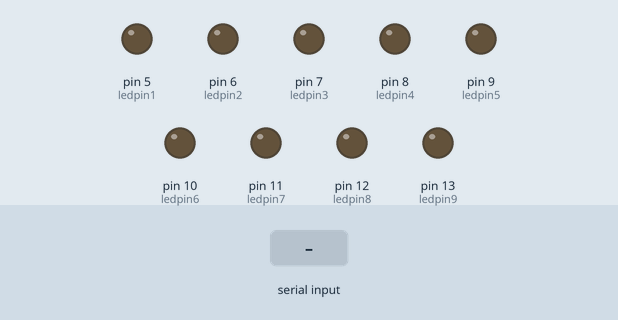
Simulated run of this sketch. Board: Arduino Uno, built with avr-gcc and run on an emulated ATmega328P. On the bench: output pins drawn as LEDs (lit = HIGH). The test bench sets the inputs (shaded band).

Above: at 1.2 s.
1.3 s: "1" received over the second serial link
At 2.2 s:
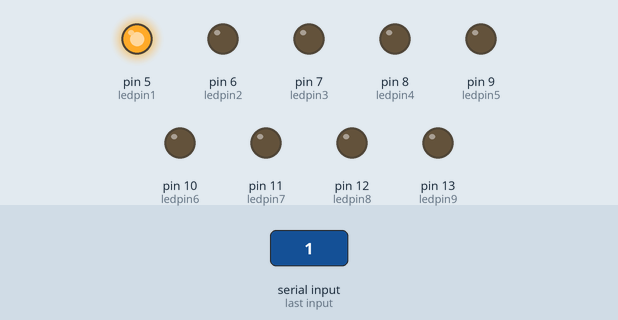
4.3 s: "2" received over the second serial link
At 5.7 s:
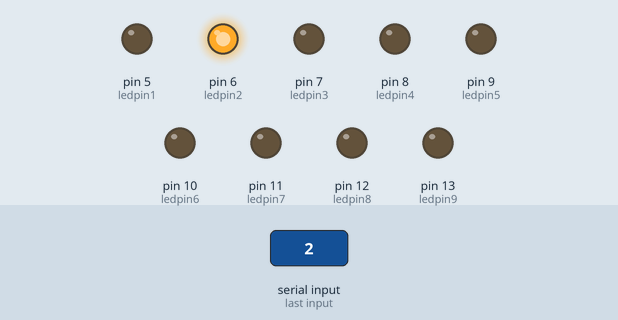
7.3 s: "3" received over the second serial link
At 8.0 s:
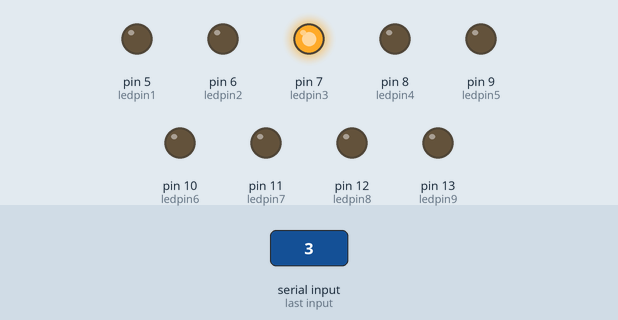
10.3 s: "4" received over the second serial link
At 11.5 s:
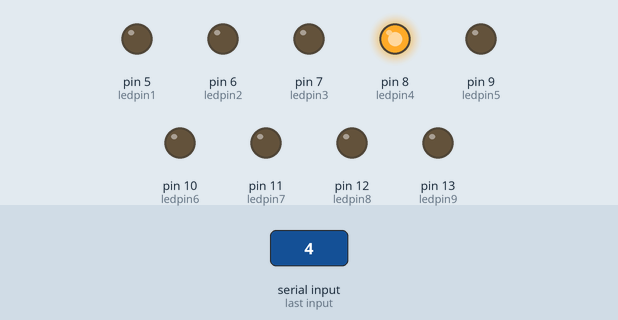
13.3 s: "5" received over the second serial link
At 13.8 s:
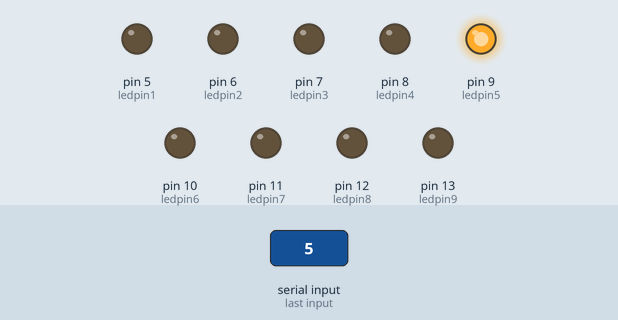
16.3 s: "6" received over the second serial link
At 17.3 s:
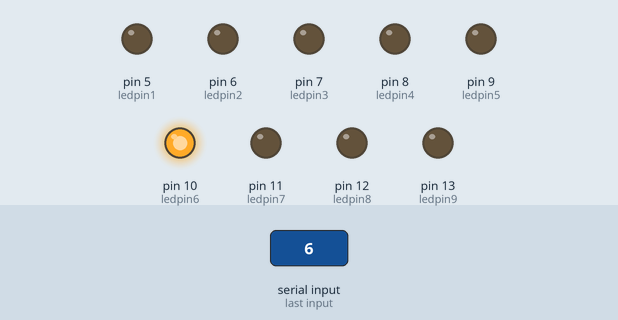
Timing chart, 0 to 19.8 s (numbered marks = the images above; inputs shaded):
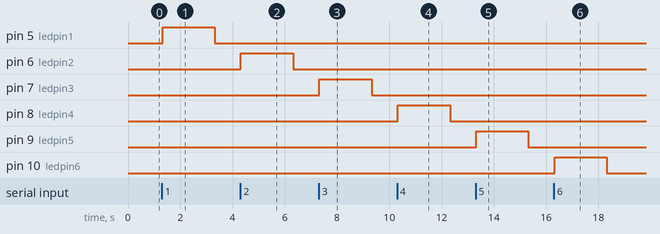

The sketch:

v2.ino
```cpp
#include <SoftwareSerial.h>
SoftwareSerial BT(3, 4);
char val;         // value to receieve data from the serial port
int ledpin1 = 5;  // red LED
int ledpin2 = 6;  // green LED
int ledpin3 = 7;  // blue LED
int ledpin4 = 8;  // yellow LED
int ledpin5 = 9;  // white LED
int ledpin6 = 10; // purple LED
int ledpin7 = 11; // orange LED
int ledpin8 = 12; // pink LED
int ledpin9 = 13; // cyan LED

void setup()
{
    pinMode(ledpin1, OUTPUT); // set LED pins as outputs
    pinMode(ledpin2, OUTPUT);
    pinMode(ledpin3, OUTPUT);
    pinMode(ledpin4, OUTPUT);
    pinMode(ledpin5, OUTPUT);
    pinMode(ledpin6, OUTPUT);
    pinMode(ledpin7, OUTPUT);
    pinMode(ledpin8, OUTPUT);
    pinMode(ledpin9, OUTPUT);

    BT.begin(9600); // begin serial communications at 9600 bits per second (baud)
}
void alloff()
{
    digitalWrite(ledpin1, LOW); // Turn off all LEDs
    digitalWrite(ledpin2, LOW);
    digitalWrite(ledpin3, LOW);
    digitalWrite(ledpin4, LOW);
    digitalWrite(ledpin5, LOW);
    digitalWrite(ledpin6, LOW);
    digitalWrite(ledpin7, LOW);
    digitalWrite(ledpin8, LOW);
    digitalWrite(ledpin9, LOW);
}
void loop()
{
    if (BT.available()) // check if there is data to read
    {
        val = BT.read(); // read the data into our value variable
        BT.print("Reading new data: ");
        BT.println(val);
    }
    if (val == '1') // if 1 (high) is received
    {
        alloff();
        digitalWrite(ledpin1, HIGH); // Turn on the green light and off the red light
        delay(2000);
        digitalWrite(ledpin1, LOW);
    }
    else if (val == '2') // 1 not received
    {
        alloff();
        digitalWrite(ledpin2, HIGH);
        delay(2000);
        digitalWrite(ledpin2, LOW);
    }
    else if (val == '3')
    {
        alloff();
        digitalWrite(ledpin3, HIGH);
        delay(2000);
        digitalWrite(ledpin3, LOW);
    }
    else if (val == '4')
    {
        alloff();
        digitalWrite(ledpin4, HIGH);
        delay(2000);
        digitalWrite(ledpin4, LOW);
    }
    else if (val == '5')
    {
        alloff();
        digitalWrite(ledpin5, HIGH);
        delay(2000);
        digitalWrite(ledpin5, LOW);
    }
    else if (val == '6')
    {
        alloff();
        digitalWrite(ledpin6, HIGH);
        delay(2000);
        digitalWrite(ledpin6, LOW);
    }
    else if (val == '7')
    {
        alloff();
        digitalWrite(ledpin7, HIGH);
        delay(2000);
        digitalWrite(ledpin7, LOW);
    }
    else if (val == '8')
    {
        alloff();
        digitalWrite(ledpin8, HIGH);
        delay(2000);
        digitalWrite(ledpin8, LOW);
    }
    else if (val == '9')
    {
        alloff();
        digitalWrite(ledpin9, HIGH);
        delay(2000);
        digitalWrite(ledpin9, LOW);
    }
    else if (val == '0')
    {
        alloff();
    }
    val = ' ';
}
```

Measured:
- after the input at 1.3 s, pin 5 (ledpin1): LOW → HIGH at once, → LOW 2.0 s later
- after the input at 4.3 s, pin 6 (ledpin2): LOW → HIGH at once, → LOW 2.0 s later
- after the input at 7.3 s, pin 7 (ledpin3): LOW → HIGH at once, → LOW 2.0 s later
- after the input at 10.3 s, pin 8 (ledpin4): LOW → HIGH at once, → LOW 2.0 s later
- after the input at 13.3 s, pin 9 (ledpin5): LOW → HIGH at once, → LOW 2.0 s later
- after the input at 16.3 s, pin 10 (ledpin6): LOW → HIGH at once, → LOW 2.0 s later
